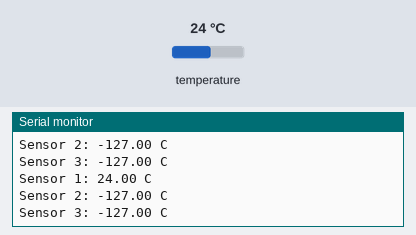
A sketch run on a simulated Arduino Uno, built with avr-gcc and run on an emulated ATmega328P. Parts: the last lines printed to the serial monitor. The test bench sets the inputs (shaded band); at power-on: temperature 24 °C.

Above: at 3.3 s.
3.4 s: temperature set to 12 °C
At 5.1 s:
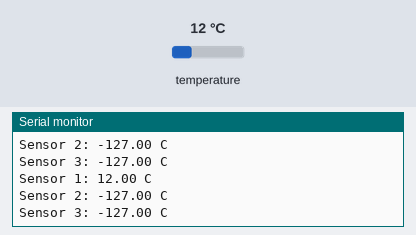
5.9 s: temperature set to 19 °C
At 7.5 s:
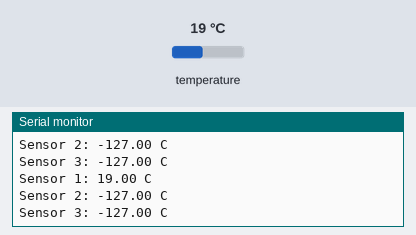
Timing chart, 0 to 9.0 s (numbered marks = the images above; inputs shaded):
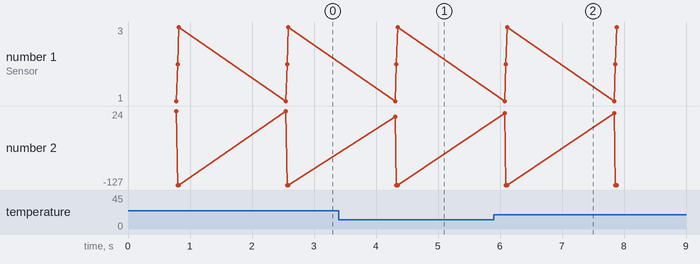

The sketch:

DS18B20s.ino
```cpp
#define ONEWIRE_BUS 5

#include <DallasTemperature.h>
#include <OneWire.h>

OneWire oneWire(ONEWIRE_BUS);
DallasTemperature DS18B20(&oneWire);

void setup() {
	DS18B20.begin();
	Serial.begin(9600);
}

void loop() {
	DS18B20.requestTemperatures();

	// Display all values on the serial monitor
	for(int i = 0; i < 3; i++) {
		Serial.println("Sensor " + String(i+1) + ": " + DS18B20.getTempCByIndex(i) + " C");
	}

	delay(1000);
}
```

Measured:
- after the input at 3.4 s, the serial monitor: prints a new line after 0.91 s (image 1)
- after the input at 5.9 s, the serial monitor: prints a new line after 0.18 s (image 2)
